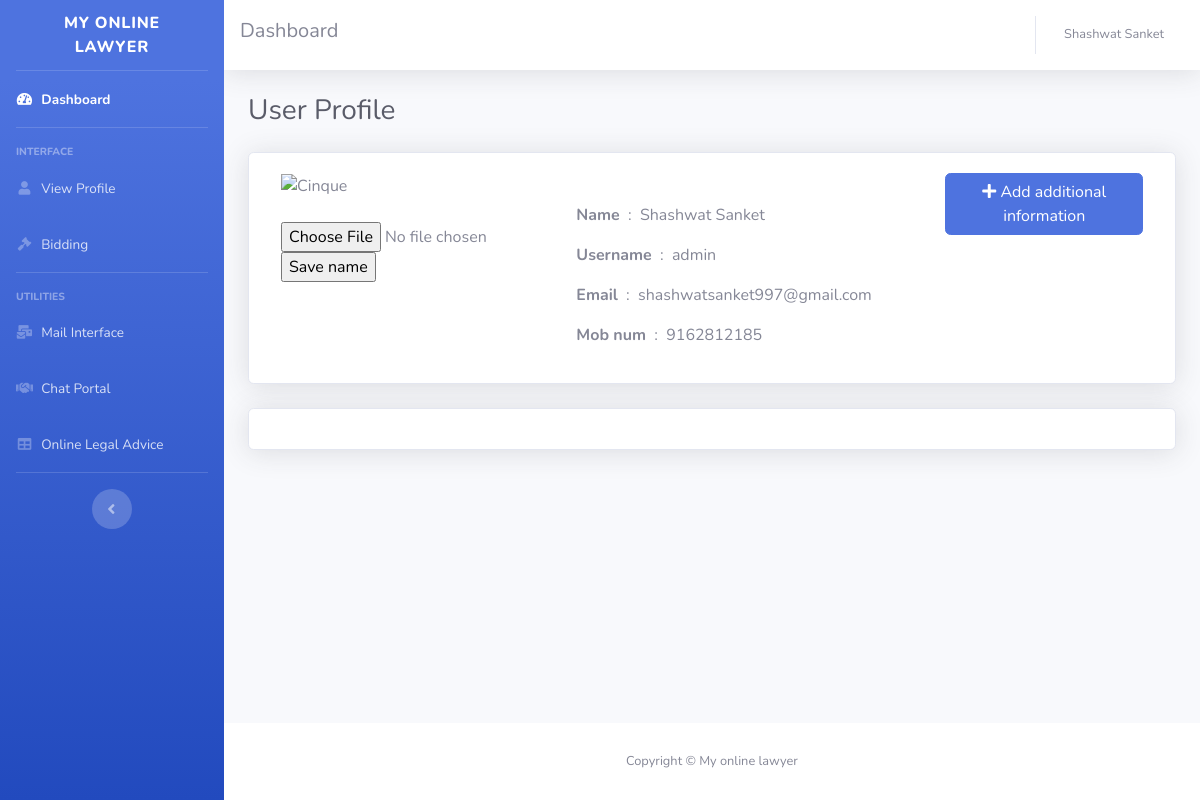
Page /admin/userprofile.php (signed in) on the committed database.
### tables this page shows
CREATE TABLE `users` (
  `id` int(10) NOT NULL,
  `name` varchar(50) NOT NULL,
  `username` varchar(50) NOT NULL,
  `password` varchar(200) NOT NULL,
  `email` varchar(60) NOT NULL,
  `mobileNo` varchar(10) NOT NULL,
  `type` varchar(10) NOT NULL
);

### admin/userprofile.php (the view, shortened to what this page needs)
<?php include "admin_header.php" ?>
<?php include "admin_dbcon.php" ?>
<div class="container-fluid">
    <div class="d-sm-flex align-items-center justify-content-between mb-4">
        <h1 class="h3 mb-0 text-gray-800">User Profile</h1>
    </div>
    <div class="card shadow md-4">
        <div class="row" style="margin:20px;">
            <div class="col-lg-4">
            <?php
            $id = $_SESSION['user_info']['id'];
            $sql = "select image from images where profileid='".$id."'";
            $result = mysqli_query($connection,$sql);
            $row = mysqli_fetch_array($result);
            $image_src2 = $row['image'];
            ?>
                <img src='<?php echo $image_src2; ?>' class="img-circle" alt="Cinque" width="200" height="200"><br><br>
                <form method="post" action="userprofile.php" enctype='multipart/form-data'>
                    <div class="form-group">
                        <input type="file" class="form-control-file" name="file" id="file" />
                        <input type='submit'  value='Save name' name='but_upload'>
                    </div>
                </form>
            </div>
            <div class="col-lg-5" style="margin-top:30px;">
                <?php
                $query = "SELECT * from users where id = '" .$_SESSION['user_info']['id']. "'";
                $result = mysqli_query($connection,$query);
                while($row = mysqli_fetch_assoc($result))
                {
                    echo "<p><b>Name</b>&nbsp;&nbsp;:&nbsp;&nbsp;$row[name]</p>";
                    echo "<p><b>Username</b>&nbsp;&nbsp;:&nbsp;&nbsp;$row[username]</p>";
                    echo "<p><b>Email</b>&nbsp;&nbsp;:&nbsp;&nbsp;$row[email]</p>";
                    echo "<p><b>Mob num</b>&nbsp;&nbsp;:&nbsp;&nbsp;$row[mobileNo]</p>";
                }
                ?>
            </div>
            <div class="col-lg-3">
                <button class="btn btn-primary" data-toggle="modal" data-target="#myModal">
                    <i class="fa fa-plus"></i> Add additional information
                </button>
            </div>
        </div>
    </div>
    <br>
    <div class="card shadow md-4">
    </div>
</div>
<?php include "admin_footer.php" ?>

### rows in the picture
users: name "Shashwat Sanket", username "admin", email "shashwatsanket997@gmail.com", mobileNo "9162812185"

### other values in the picture
$_SESSION['user_info']['name'] "Shashwat Sanket"
